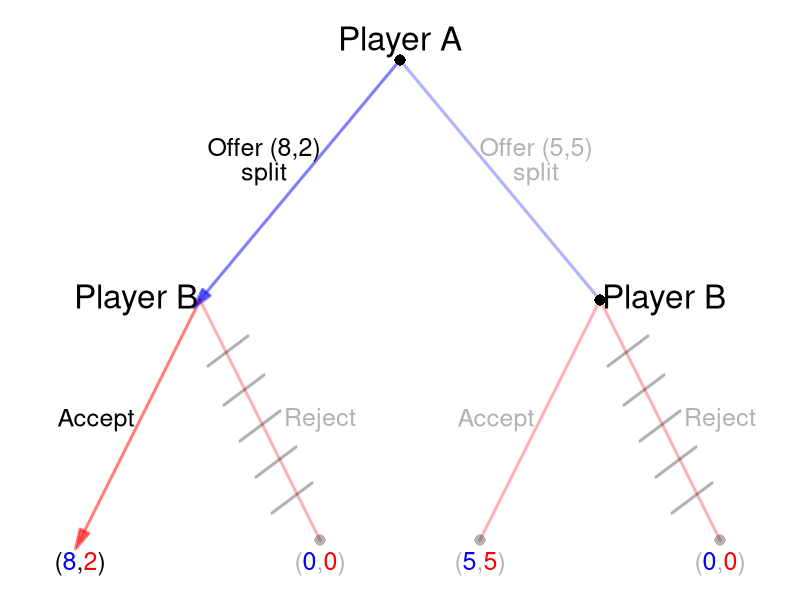

Reproduce this figure in R.
require(shape)
pdf(file = "people/sequential_ultimatum_selfinterest.pdf", width = 9, height = 7)

#Set parameters for graphics
axislabelsize <- 1.5
labelsize <- 2
actionlabelsize <- 1.5
graphlinewidth <- 3
segmentlinewidth <- 2
nodesize <- 1.5
fadelevel <- 0.3

COL <- c("#7fc97f", "#beaed4", "#fdc086", "#ffff99", "#386cb0", "#f0027f", "#bf5b17", "#666666")
COLA <- c("#99d8c9","#66c2a4","#41ae76", "#238b45", "#005824")
COLB <- c("#4eb3d3", "#2b8cbe", "#0868ac","#084081")

par(mar =  c(0, 0, 0, 0))

xlims <- c(0, 10)
ylims <- c(0, 10)

npts <- 501 
x <- seq(xlims[1], xlims[2], length.out = npts)
y <- seq(ylims[1], ylims[2], length.out = npts) 

plot(0, 0, xlim = xlims, ylim = ylims, type = "n",
     xlab = expression(paste("")),
     ylab = expression(paste("")), 
     xaxt = "n", 
     yaxt = "n", 
     cex.lab = axislabelsize, 
     bty = "n",
     xaxs="i", 
     yaxs="i")

ticksy <- seq(from = 0, to = ylims[2], by = 2)
ylabels <- seq(from = 0, to = ylims[2], by = 2)
ticksx <- seq(from = 0, to = xlims[2], by = 2)
xlabels <- seq(from = 0, to = xlims[2], by = 2)

#Branches for Aram
#Offer (8, 2)
#segments(5, 9, 2.5, 5, lty = 1, col = rgb(0, 0, 1, 0.5), lwd = graphlinewidth)
#Offer (5, 5)
segments(5, 9, 7.5, 5, lty = 1, col = rgb(0, 0, 1, fadelevel), lwd = graphlinewidth)

#Branches for Bina
#From A offer (8, 2)
#Bina Acept
Arrows(2.5, 5, 1, 1, col = rgb(1, 0, 0, 0.5), lty = 1, lwd = 3, arr.type = "triangle")
#Branches for A (arrow)
#Offer (8, 2)
Arrows(5, 9, 2.5, 5, col = rgb(0, 0, 1, 0.5), lty = 1, lwd = 3, arr.type = "triangle")



#Bina Reject
segments(2.5, 5, 4, 1, lty = 1, col = rgb(1, 0, 0, fadelevel), lwd = graphlinewidth)

#From Aram offer (5, 5)
#Bina Accept
segments(7.5, 5, 6, 1, lty = 1, col = rgb(1, 0, 0, fadelevel), lwd = graphlinewidth)

#Bina Reject
segments(7.5, 5, 9, 1, lty = 1, col = rgb(1, 0, 0, fadelevel), lwd = graphlinewidth)



#Initial node
points(5, 9, pch = 16, col = "black", cex = nodesize)

#P1 Nodes
#points(2.5, 5, pch = 16, col = "black", cex = nodesize)
points(7.5, 5, pch = 16, col = "black", cex = nodesize)

#P2 Terminal Nodes
#points(1, 1, pch = 16, col = "black", cex = nodesize)
points(4, 1, pch = 16, col = rgb(0,0,0,fadelevel), cex = nodesize)
points(6, 1, pch = 16, col = rgb(0,0,0,fadelevel), cex = nodesize)
points(9, 1, pch = 16, col = rgb(0,0,0,fadelevel), cex = nodesize)

text(5, 9.3, expression(paste("Player A")), cex = labelsize)

text(3.3, 7.5, expression(paste("Offer (8,2)")), cex = actionlabelsize)
text(3.3, 7.1, expression(paste("split")), cex = actionlabelsize)
text(6.7, 7.5, expression(paste("Offer (5,5)")), cex = actionlabelsize, col = rgb(0,0,0,fadelevel))
text(6.7, 7.1, expression(paste("split")), cex = actionlabelsize, col = rgb(0,0,0,fadelevel))


text(1.7, 5, expression(paste("Player B")), cex = labelsize)
text(1.2, 3, expression(paste("Accept")), cex = actionlabelsize)
text(4, 3, expression(paste("Reject")), cex = actionlabelsize, col = rgb(0,0,0,fadelevel))


text(8.3, 5, expression(paste("Player B")), cex = labelsize)
text(6.2, 3, expression(paste("Accept")), cex = actionlabelsize, col = rgb(0,0,0,fadelevel))
text(9, 3, expression(paste("Reject")), cex = actionlabelsize, col = rgb(0,0,0,fadelevel))


#Payoffs 
text(1, .6, expression("(" * phantom("8") * "," * phantom("2") * ")"), cex = actionlabelsize)
text(1, .6, expression(phantom("(") * "8" * phantom(",") * phantom("2") * phantom(")")), col = rgb(0, 0, 1, 1),  cex = actionlabelsize)
text(1, .6, expression(phantom("(") * phantom("8") * phantom(",") * "2" * phantom(")")), col = rgb(1, 0, 0, 1), cex = actionlabelsize)

text(4, .6, expression("(" * phantom("0") * "," * phantom("0") * ")"), cex = actionlabelsize, col = rgb(0,0,0,fadelevel))
text(4, .6, expression(phantom("(") * "0" * phantom(",") * phantom("0") * phantom(")")), col = rgb(0, 0, 1, 1,fadelevel),  cex = actionlabelsize)
text(4, .6, expression(phantom("(") * phantom("0") * phantom(",") * "0" * phantom(")")), col = rgb(1, 0, 0, 1,fadelevel), cex = actionlabelsize)

text(6, .6, expression("(" * phantom("5") * "," * phantom("5") * ")"), cex = actionlabelsize, col = rgb(0,0,0,fadelevel))
text(6, .6, expression(phantom("(") * "5" * phantom(",") * phantom("5") * phantom(")")), col = rgb(0, 0, 1, 1,fadelevel),  cex = actionlabelsize)
text(6, .6, expression(phantom("(") * phantom("5") * phantom(",") * "5" * phantom(")")), col = rgb(1, 0, 0, 1,fadelevel), cex = actionlabelsize)

text(9, .6, expression("(" * phantom("0") * "," * phantom("0") * ")"), cex = actionlabelsize, col = rgb(0,0,0,fadelevel))
text(9, .6, expression(phantom("(") * "0" * phantom(",") * phantom("0") * phantom(")")), col = rgb(0, 0, 1, 1,fadelevel),  cex = actionlabelsize)
text(9, .6, expression(phantom("(") * phantom("0") * phantom(",") * "0" * phantom(")")), col = rgb(1, 0, 0, 1,fadelevel), cex = actionlabelsize)

#Cutting branch plant late when A plants early
segments(2.6, 3.9, 3.1, 4.4, lty = 1, col = rgb(0,0,0,fadelevel), lwd = graphlinewidth)
segments(2.8, 3.25, 3.3, 3.75, lty = 1, col = rgb(0,0,0,fadelevel), lwd = graphlinewidth)
segments(3, 2.65, 3.5, 3.15, lty = 1, col = rgb(0,0,0,fadelevel), lwd = graphlinewidth)
segments(3.2, 2.05, 3.7, 2.55, lty = 1, col = rgb(0,0,0,fadelevel), lwd = graphlinewidth)
segments(3.4, 1.45, 3.9, 1.95, lty = 1, col = rgb(0,0,0,fadelevel), lwd = graphlinewidth)


#Cutting branch plant late when A plants early
segments(7.6, 3.9, 8.1, 4.4, lty = 1, col = rgb(0,0,0,fadelevel), lwd = graphlinewidth)
segments(7.8, 3.25, 8.3, 3.75, lty = 1, col = rgb(0,0,0,fadelevel), lwd = graphlinewidth)
segments(8, 2.65, 8.5, 3.15, lty = 1, col = rgb(0,0,0,fadelevel), lwd = graphlinewidth)
segments(8.2, 2.05, 8.7, 2.55, lty = 1, col = rgb(0,0,0,fadelevel), lwd = graphlinewidth)
segments(8.4, 1.45, 8.9, 1.95, lty = 1, col = rgb(0,0,0,fadelevel), lwd = graphlinewidth)



#Cutting branch plant late when A plants
# segments(7.4, 3.9, 6.9, 4.4, lty = 1, col = rgb(0,0,0,fadelevel), lwd = graphlinewidth)
# segments(7.2, 3.25, 6.7, 3.75, lty = 1, col = rgb(0,0,0,fadelevel), lwd = graphlinewidth)
# segments(7, 2.65, 6.5, 3.15, lty = 1, col = rgb(0,0,0,fadelevel), lwd = graphlinewidth)
# segments(6.8, 2.05, 6.3, 2.55, lty = 1, col = rgb(0,0,0,fadelevel), lwd = graphlinewidth)
# segments(6.6, 1.45, 6.1, 1.95, lty = 1, col = rgb(0,0,0,fadelevel), lwd = graphlinewidth)


dev.off()
